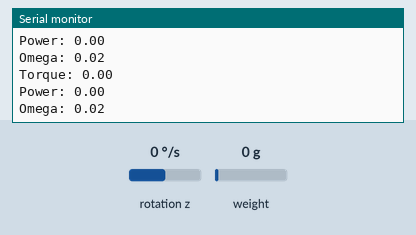
Recording of a sketch running on a simulated ESP8266 (NodeMCU). Parts: the last lines printed to the serial monitor. Wiring (inferred from the names in the program): MPU-6050 motion sensor at I2C address 0x68. The inputs (shaded band) are chosen by the test bench; at power-on: rotation z 0 °/s, weight on the scale 0 g. WiFi joins after 1.5 s; servers stay silent unless stated; random numbers use the default seed unless the sketch sets one; no MQTT or app messages arrive unless stated.

Above: at 2.8 s.
2.9 s: rotation z set to -192 °/s
At 3.08 s:
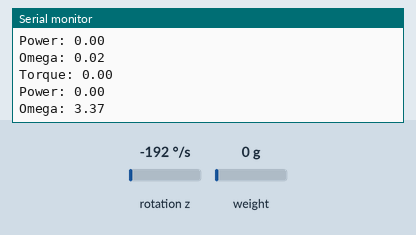
4.4 s: weight on the scale set to 100 g
At 4.5 s:
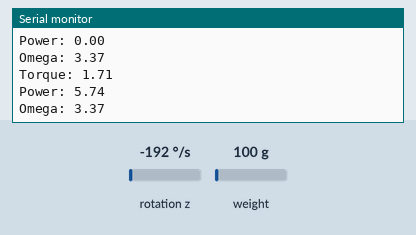
5.9 s: rotation z set to -100 °/s
At 6.12 s:
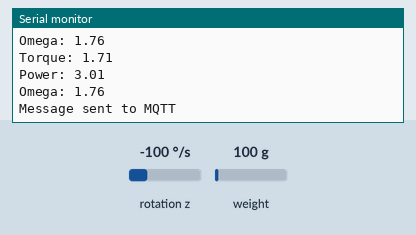
7.4 s: weight on the scale set to 1250 g
At 7.43 s:
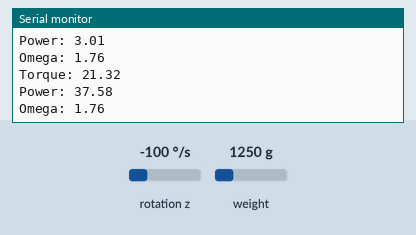
Timing chart, 0 to 9.9 s (numbered marks = the images above; inputs shaded):
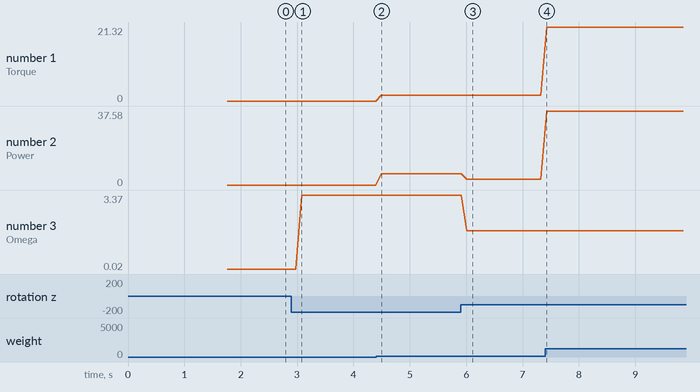

The sketch:

powerMeter_V1.ino
```cpp
#include<Wire.h>
#include <ESP8266WiFi.h>
#include <PubSubClient.h>
#include "HX711.h"

#define MPU6050 0x68  // I2C address of the MPU-6050
#define GYRO_CONFIG 0x1B // Register for gyro range / sensitivity

/* Strain gauge initialization*/
HX711 scale(D5, D4);    // parameter "gain" is ommited; the default value 128 is used by the library

/* WiFi Config */
const char* ssid = "ssid";
const char* password = "password";
const char* mqtt_server = "address";

/* Variable Config */
int16_t GyZ;
float GyZ_Radians, GyZ_RPM, torque, reading, offset, power; // All set to zero and will be defined as required
String rpm_str, torque_str, power_str; // For MQTT transmission
float calibrationFactor = 0.0000406; // Calibration factor for the strain gauge

/* MQTT Setup (Pub Sub Client) */
WiFiClient espClient;
PubSubClient client(espClient);

long lastMsg = 0;
char rpm_msg[50];
char power_msg[50];
char torque_msg[50];

void setup_wifi() {

  delay(10);
  // We start by connecting to a WiFi network
  Serial.println();
  Serial.print("Connecting to ");
  Serial.println(ssid);

  WiFi.begin(ssid, password);

  while (WiFi.status() != WL_CONNECTED) {
    delay(500);
    Serial.print(".");
  }

  randomSeed(micros());

  Serial.println("");
  Serial.println("WiFi connected");
  Serial.println("IP address: ");
  Serial.println(WiFi.localIP());
}


void callback(char* topic, byte* payload, unsigned int length) {
  Serial.print("Message arrived [");
  Serial.print(topic);
  Serial.print("] ");
  for (int i = 0; i < length; i++) {
    Serial.print((char)payload[i]);
  }
  Serial.println();
}


void reconnect() {
  // Loop until we're reconnected
  while (!client.connected()) {
    Serial.print("Attempting MQTT connection...");
    // Create a random client ID
    String clientId = "ESP8266Client-";
    clientId += String(random(0xffff), HEX);
    // Attempt to connect
    if (client.connect("address", "username", "password")) { // User / password for the MQTT server
      Serial.println("connected");
      }
      else {
      Serial.print("failed, rc=");
      Serial.print(client.state());
      Serial.println(" try again in 5 seconds");
      // Wait 5 seconds before retrying
      delay(5000);
    }
  }
}


void setup(){
  Serial.begin(115200);
  setup_wifi();
  client.setServer(mqtt_server, 1883);
  client.setCallback(callback);

  /* Get the zero offset value for the strain gauges */
  offset = scale.read();     // NOTE: Crank needs to be at 6 o'clock on powerup for this to work

  /* GYRO STUFF BEGINS HERE */
  Wire.begin();

  /* Wake sensor up */
  Wire.beginTransmission(MPU6050);
  Wire.write(0x6B);  // PWR_MGMT_1 register
  Wire.write(0);     // set to zero (wakes up the MPU-6050)
  Wire.endTransmission();

  /* Set range of gyro */
  Wire.beginTransmission(MPU6050);
  Wire.write(GYRO_CONFIG);  // GYRO_CONFIG register
  Wire.write(0b00010000);  // Sets to 1000 dps sensitvity (166 rpm max). See register map for more details
  Wire.endTransmission();

  /* Check the register for the range has been set correctly */
  //Only required for troubleshooting
  //Wire.beginTransmission(MPU6050);
  //Wire.write(GYRO_CONFIG);
  //Wire.endTransmission();
  //Wire.requestFrom(MPU6050,1);
  //int GCVal = Wire.read();
  //Serial.print("GYRO_CONFIG Register Value = "); Serial.println(GCVal);
}

void loop(){

  if (!client.connected()) {
  reconnect();
  }
  client.loop();

  /* Get the rotation value from the Gyro */
  Wire.beginTransmission(MPU6050);
  Wire.write(0x47);  // starting with register 0x47 (GYRO_ZOUT_H)
  Wire.endTransmission();
  Wire.requestFrom(MPU6050,2);  // request a total of 2 registers
  GyZ = Wire.read() << 8;  // read most significant byte first
  GyZ |= Wire.read();      // then least significant byte
  // 0x47 (GYRO_ZOUT_H) & 0x48 (GYRO_ZOUT_L) together give the 16 bit GyZ value
  // Serial.println(GyZ); // Used for initally setting the zero point of the Z gyro
  GyZ -= 40; // Zero offset the gyro

  /* Get values from the strain gauges */
  reading = scale.read();
  torque = (reading - offset) * calibrationFactor;

  /* Time to do some maths */
  GyZ_Radians = -GyZ * (1/32.8) * (3.14 / 180); // Convert into radians / sec
  GyZ_RPM = -GyZ * 0.0051; // Convert into revs / sec

  power = GyZ_Radians * torque; // Get the power value in Watts
  Serial.println("");
  Serial.print("Torque: "); Serial.println(torque);
  Serial.print("Power: "); Serial.println(power);
  Serial.print("Omega: "); Serial.println(GyZ_Radians);

  long now = millis();
  if (now - lastMsg > 2000) {
    lastMsg = now;

    rpm_str = String(GyZ_RPM);
    rpm_str.toCharArray(rpm_msg, rpm_str.length() + 1);
    torque_str = String(torque);
    torque_str.toCharArray(torque_msg, torque_str.length() + 1);
    power_str = String(power);
    power_str.toCharArray(power_msg, power_str.length() + 1);


    client.publish("rpm", rpm_msg);
    client.publish("torque", torque_msg);
    client.publish("power", power_msg);

    Serial.println("Message sent to MQTT");
  }

}
```

Measured:
- after the input at 2.9 s, the serial monitor: prints a new line after 0.18 s (image 1)
- after the input at 4.4 s, the serial monitor: prints a new line after 0.09 s (image 2)
- after the input at 5.9 s, the serial monitor: prints a new line after 0.11 s (image 3)
- after the input at 7.4 s, the serial monitor: prints a new line at once (image 4)
- plotted number 1: 0 → 1.71 after the input at 4.4 s, 1.71 → 21.32 after the input at 7.4 s
- plotted number 2: 0 → 5.74 after the input at 4.4 s, 5.74 → 3.01 after the input at 5.9 s, 3.01 → 37.58 after the input at 7.4 s
- plotted number 3: 0.02 → 3.37 after the input at 2.9 s, 3.37 → 1.76 after the input at 5.9 s
